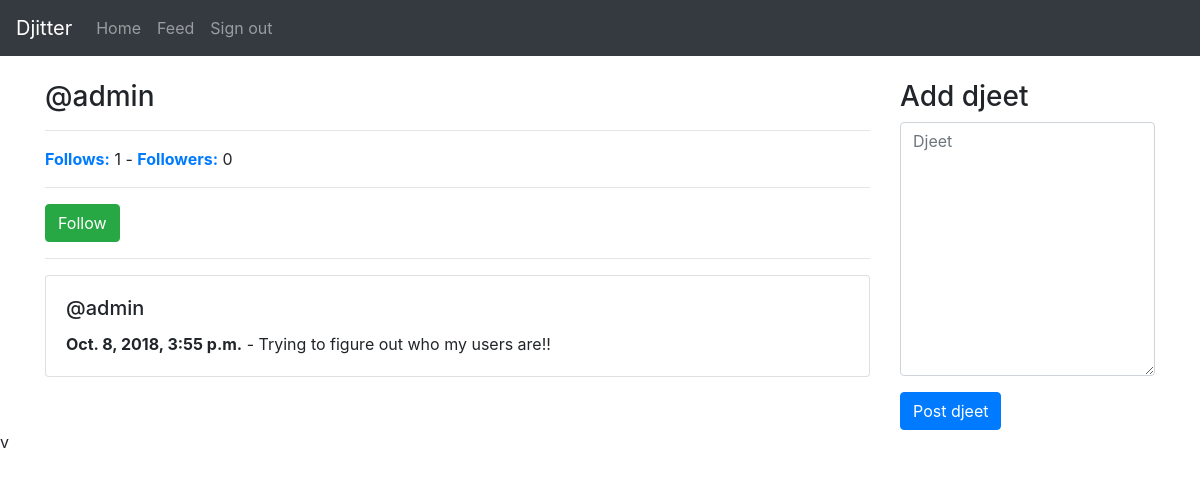
/admin/ (signed in), run on the app's committed database.
### djeeterprofile/models.py (models this page shows)
class DjeeterProfile(models.Model):
    user = models.OneToOneField(User, on_delete=models.DO_NOTHING)
    follows = models.ManyToManyField('self', related_name='followed_by', symmetrical=False)

### djeet/models.py (models this page shows, shortened)
class Djeet(models.Model):
    user = models.ForeignKey(User, related_name='djeets', on_delete=models.DO_NOTHING)
    body = models.CharField(max_length=255)
    created_at = models.DateTimeField(auto_now_add=True)
    class Meta:
        ordering = ('-created_at',)

### djeeterprofile/views.py (the view)
# urls.py: path('<str:username>/', profile, name='profile'),
@login_required
def profile(request, username):  # Replace the old profile view with this one
    if request.user.is_authenticated:
        user = User.objects.get(username=username)
        if request.method == 'POST':
            form = DjeetForm(data=request.POST)
            if form.is_valid():
                djeet = form.save(commit=False)
                djeet.user = request.user
                djeet.save()
                redirecturl = request.POST.get('redirect', '/')
                return redirect(redirecturl)
        else:
            form = DjeetForm()
        return render(request, 'profile.html', {'form': form, 'user': user})
    else:
        return redirect('/')

### djeet/forms.py
class DjeetForm(forms.ModelForm):
    body = forms.CharField(required=True, widget=forms.widgets.Textarea(attrs={'placeholder': 'Djeet', 'class': 'form-control'}))
    class Meta:
        model = Djeet
        exclude = ('user',)

### templates/profile.html (shortened to what this page needs)
{% extends 'templates/base.html' %}
{% block main %}
<div class="row">
  <div class="col-9">
    <h3>@{{ user.username }}</h3>
    <hr>
    <b><a href="/{{ user.username }}/follows/">Follows:</a></b> {{ user.djeeterprofile.follows.count }} -
    <b><a href="/{{ user.username }}/followers/">Followers:</a></b> {{ user.djeeterprofile.followed_by.count }}
    {% ifnotequal request.user user %}
      <hr>
      {% if request.user.djeeterprofile in user.djeeterprofile.followed_by.all %}
        <a href="/{{ user.username }}/stopfollow/" class="btn btn-danger">Stop follow</a>
      {% else %}
        <a href="/{{ user.username }}/follow/" class="btn btn-success">Follow</a>
      {% endif %}
    {% endifnotequal %}
    <hr>
    {% if user.djeets.all %}
      {% for djeet in user.djeets.all %}
        <div class="card" style="margin-bottom: 20px;">
          <div class="card-body">
            <h5 class="card-title">@{{ djeet.user.username }}</h5>
            <p class="card-text"><b>{{ djeet.created_at }}</b> - {{ djeet.body }}</p>
          </div>
        </div>
      {% endfor %}
    {% else %}
      <p>No djeets yet!</p>
    {% endif %}
  </div>
  <div class="col-3">
    <h3>Add djeet</h3>
    <form action="." method="post">
      {% for field in form %}
        <div class="form-group">
          {{ field }}
        </div>
      {% endfor %}
      <input type="submit" value="Post djeet" class="btn btn-primary">
    </form>
  </div>
</div>
{% endblock %}

### data on the page
Djeet: user.username "admin", created_at "Oct. 8, 2018, 3:55 p.m.", body "Trying to figure out who my users are!!"

### other printed values
{{ user.username }} "admin"
{{ user.djeeterprofile.follows.count }} "1"
{{ user.djeeterprofile.followed_by.count }} "0"
